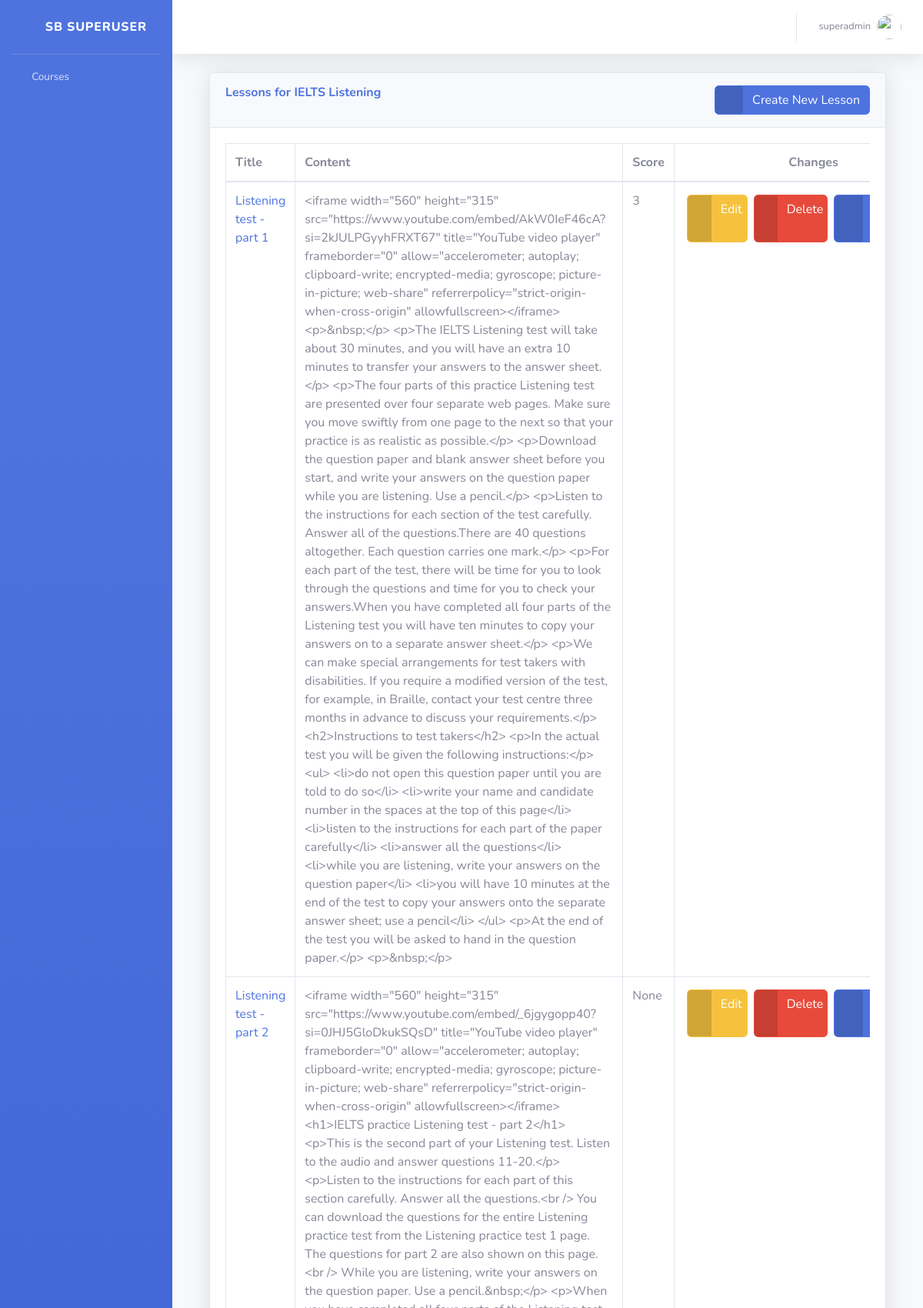
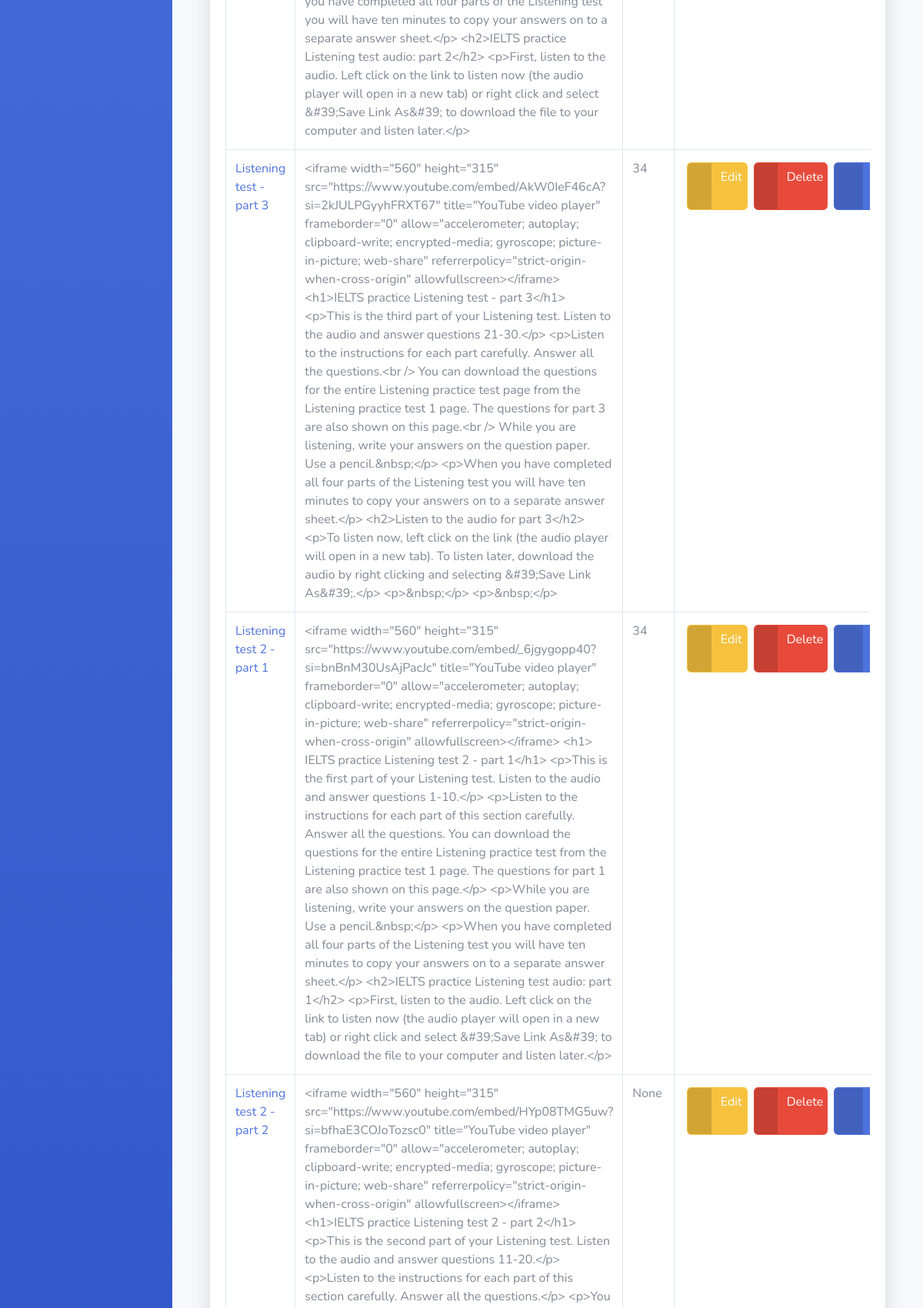
Screenshot of /courses/4/lessons/ (signed in, upper part) with the database file from the repository (2 pictures, top to bottom).
### courses/models.py (models this page shows, shortened)
class Course(models.Model):
    course_id = models.AutoField(primary_key=True)
    created_by = models.ForeignKey('auth.User', on_delete=models.CASCADE)
    name = models.CharField(max_length=200)
    level = models.PositiveIntegerField()
    description = models.TextField(null=True, blank=True)
    score = models.PositiveIntegerField()
    class Meta:
        ordering = ['course_id']

class Lesson(models.Model):
    lesson_id = models.AutoField(primary_key=True)
    created_by = models.ForeignKey(User, on_delete=models.CASCADE, related_name='lessons')  # Direct reference
    course = models.ForeignKey(Course, on_delete=models.CASCADE, related_name='lessons')
    lesson_title = models.CharField(max_length=255)
    content = RichTextField()  # Using CKEditor RichTextField
    score = models.BigIntegerField(blank=True, null=True)

### courses/lesson_views.py (the view)
# urls.py: path('<int:course_id>/lessons/', lesson_list, name='lesson_list'),
@login_required
def lesson_list(request, course_id):
    course = get_object_or_404(Course, course_id=course_id)
    lessons = Lesson.objects.filter(course=course)
    return render(request, 'staff/lessons/lesson_list.html', {'course': course, 'lessons': lessons})

### pages/context_processors.py (called while the page is built)
def base_context(request):
    context = {
        'courses': Course.objects.all(),
    }
    return context

### pages/templatetags/staff_tags.py (called while the page is built)
@register.filter
def has_group(user, group_name):
    if user.is_authenticated:
        print(user.role)
        return user.groups.filter(name=group_name).exists()
    return False

### templates/staff/lessons/lesson_list.html (shortened to what this page needs)
{% extends 'guest/base.html' %}
{% load static %}
{% block content %}
<div class="container-fluid">
    <div class="card shadow mb-4">
        <div class="card-header py-3 d-flex justify-content-between">
            <h6 class="m-0 font-weight-bold text-primary">Lessons for {{ course.name }}</h6>
            <a href="{% url 'lesson_create' course.pk %}" class="btn btn-primary btn-icon-split">
                <span class="icon text-white-50">
                    <i class="fas fa-plus"></i>
                </span>
                <span class="text">Create New Lesson</span>
            </a>
        </div>
        <div class="card-body">
            <div class="table-responsive">
                <table class="table table-bordered" id="dataTable">
                    <thead>
                        <tr>
                            <th>Title</th>
                            <th>Content</th>
                            <th>Score</th>
                            <th>
                                <div class="d-flex justify-content-center">
                                    Changes
                                </div>
                            </th>
                        </thead>
                        <tbody>
                            {% for lesson in lessons %}
                                <tr>
                                    <td><a href="{% url 'lesson_detail' lesson.lesson_id %}">{{ lesson.lesson_title }}</a></td>
                                    <td>{{ lesson.content }}</td>
                                    <td>{{ lesson.score }}</td>
                                    <td>
                                        <div class="d-flex justify-content-center">
                                            <a href="{% url 'lesson_update' lesson.lesson_id %}" class="btn btn-warning btn-icon-split m-1">
                                                <span class="icon text-white-50">
                                                    <i class="fas fa-edit"></i>
                                                </span>
                                                <span class="text">Edit</span>
                                            </a>
                                            <a href="{% url 'lesson_delete' lesson.lesson_id %}" class="btn btn-danger btn-icon-split m-1">
                                                <span class="icon text-white-50">
                                                    <i class="fas fa-trash"></i>
                                                </span>
                                                <span class="text">Delete</span>
                                            </a>
                                            <a href="{% url 'lesson_detail' lesson.pk %}" class="btn btn-primary btn-icon-split m-1">
                                                <span class="icon text-white-50">
                                                    <i class="fas fa-book-open"></i>
                                                </span>
                                                <span class="text">Lesson detail</span>
                                            </a>
                                        </div>
                                    </td>
                                </tr>
                            {% empty %}
                                <tr>
                                    <td colspan="4">No lessons available for this course.</td>
                                </tr>
                            {% endfor %}
                        </tbody>
                    </table>
                </div>
            </div>
        </div>
    </div>
{% endblock %}

### templates/guest/base.html (shortened to what this page needs)
<!DOCTYPE html>
<html lang="en">
{% load static %}
{% load staff_tags %}
<head>
    <link href="{% static 'vendor/fontawesome-free/css/all.min.css' %}" rel="stylesheet" type="text/css">
    <link href="{% static 'css/sb-admin-2.min.css' %}" rel="stylesheet">
</head>
<body id="page-top">
    <div id="wrapper">
        <ul class="navbar-nav bg-gradient-primary sidebar sidebar-dark accordion" id="accordionSidebar">
            <a class="sidebar-brand d-flex align-items-center justify-content-center" href="{% url 'staff_home' %}">
                <div class="sidebar-brand-icon rotate-n-15">
                    <i class="fas fa-laugh-wink"></i>
                </div>
                <div class="sidebar-brand-text mx-3">SB
                    {% if user.is_authenticated and user.is_superuser and user.is_staff%}
                        Superuser
                    {% elif user.is_authenticated and user.is_staff %}
                        Staff
                    {% elif user.is_authenticated and user.is_superuser %}
                        Admin
                    {% else %}online courses{% endif %}</div>
            </a>
            <hr class="sidebar-divider my-0">
            {% if user.is_authenticated and user.is_staff %}
                <li class="nav-item">
                    <a class="nav-link collapsed" href="{% url 'course_list' %}" data-toggle="collapse" data-target="#collapseUtilities"
                        aria-expanded="true" aria-controls="collapseUtilities">
                        <i class="fas fa-fw fa-chalkboard-teacher"></i>
                        <span>Courses</span>
                    </a>
                </li>
        {% endif %}
        </ul>
        <div id="content-wrapper" class="d-flex flex-column">
            <div id="content">
                <nav class="navbar navbar-expand navbar-light bg-white topbar mb-4 static-top shadow">
                    <ul class="navbar-nav ml-auto">
                        {% if user.is_authenticated %}
                        <li class="nav-item dropdown no-arrow">
                            <a class="nav-link dropdown-toggle" href="#" id="userDropdown" role="button"
                                data-toggle="dropdown" aria-haspopup="true" aria-expanded="false">
                                <span class="mr-2 d-none d-lg-inline text-gray-600 small">{{ user }}</span>
                                <img class="img-profile rounded-circle"
                                    src="{% static 'img/undraw_profile.svg' %}">
                            </a>
                        </li>
                        {% endif %}
                    </ul>
                </nav>
                <div class="container-fluid">
                    {% block content %}
                    {% endblock %}
                </div>
            </div>
        </div>
    </div>
</body>
</html>

### rows the page displays
Course: name "IELTS Listening"
Lesson: lesson_title "Listening test - part 1", content "<iframe width=\"560\" height=\"315\" src=\"https://www.youtube.com/embed/AkW0IeF46cA?si=2kJULPGyyhFRXT67\" title=\"YouTube video player\" frameborder=\"0\" allow=\"accelerometer; autoplay; clipboard-write; encrypted-media; gyroscope; picture-in-picture; web-share\" referrerpolicy=\"strict-origin-when-cross-origin\" allowfullscreen></iframe> <p>&nbsp;</p> <p>The IELTS Listening test will take about 30 minutes, and you will have an extra 10 minutes to transfer your answers to the answer sheet.</p> <p>The four parts of this practice Listening test are presented over four separate web pages. Make sure you move swiftly from one page to the next so that your practice is as realistic as possible.</p>…", score "3"
Lesson: lesson_title "Listening test - part 2", content "<iframe width=\"560\" height=\"315\" src=\"https://www.youtube.com/embed/_6jgygopp40?si=0JHJ5GloDkukSQsD\" title=\"YouTube video player\" frameborder=\"0\" allow=\"accelerometer; autoplay; clipboard-write; encrypted-media; gyroscope; picture-in-picture; web-share\" referrerpolicy=\"strict-origin-when-cross-origin\" allowfullscreen></iframe> <h1>IELTS practice Listening test - part 2</h1> <p>This is the second part of your Listening test. Listen to the audio and answer questions 11-20.</p> <p>Listen to the instructions for each part of this section carefully. Answer all the questions.<br /> You can download the questions for the entire Listening practice test from the Listening practice test 1 page. The…", score "None"
Lesson: lesson_title "Listening test - part 3", content "<iframe width=\"560\" height=\"315\" src=\"https://www.youtube.com/embed/AkW0IeF46cA?si=2kJULPGyyhFRXT67\" title=\"YouTube video player\" frameborder=\"0\" allow=\"accelerometer; autoplay; clipboard-write; encrypted-media; gyroscope; picture-in-picture; web-share\" referrerpolicy=\"strict-origin-when-cross-origin\" allowfullscreen></iframe> <h1>IELTS practice Listening test - part 3</h1> <p>This is the third part of your Listening test. Listen to the audio and answer questions 21-30.</p> <p>Listen to the instructions for each part carefully. Answer all the questions.<br /> You can download the questions for the entire Listening practice test page from the Listening practice test 1 page. The questions for…", score "34"
Lesson: lesson_title "Listening test 2 - part 1", content "<iframe width=\"560\" height=\"315\" src=\"https://www.youtube.com/embed/_6jgygopp40?si=bnBnM30UsAjPacJc\" title=\"YouTube video player\" frameborder=\"0\" allow=\"accelerometer; autoplay; clipboard-write; encrypted-media; gyroscope; picture-in-picture; web-share\" referrerpolicy=\"strict-origin-when-cross-origin\" allowfullscreen></iframe> <h1> IELTS practice Listening test 2 - part 1</h1> <p>This is the first part of your Listening test. Listen to the audio and answer questions 1-10.</p> <p>Listen to the instructions for each part of this section carefully. Answer all the questions. You can download the questions for the entire Listening practice test from the Listening practice test 1 page. The…", score "34"
Lesson: lesson_title "Listening test 2 - part 2", score "None"

### other values shown
{{ user }} "superadmin"
